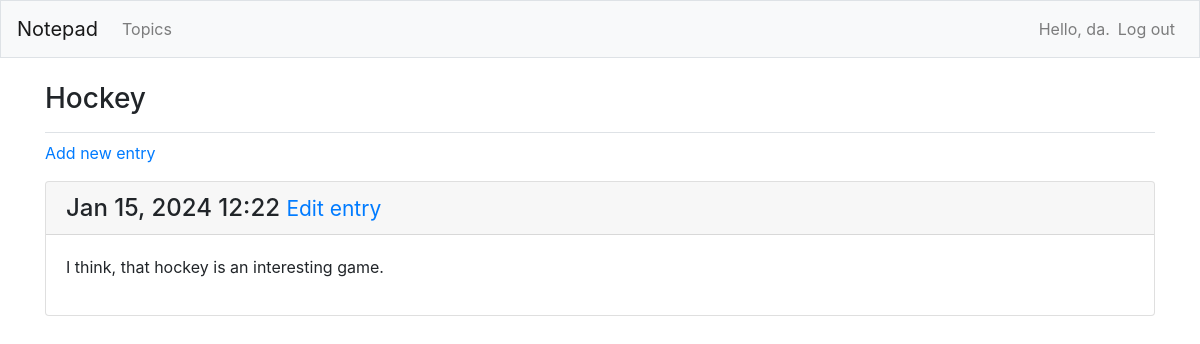
Page /topics/4/ (signed in) on the earlier database version.
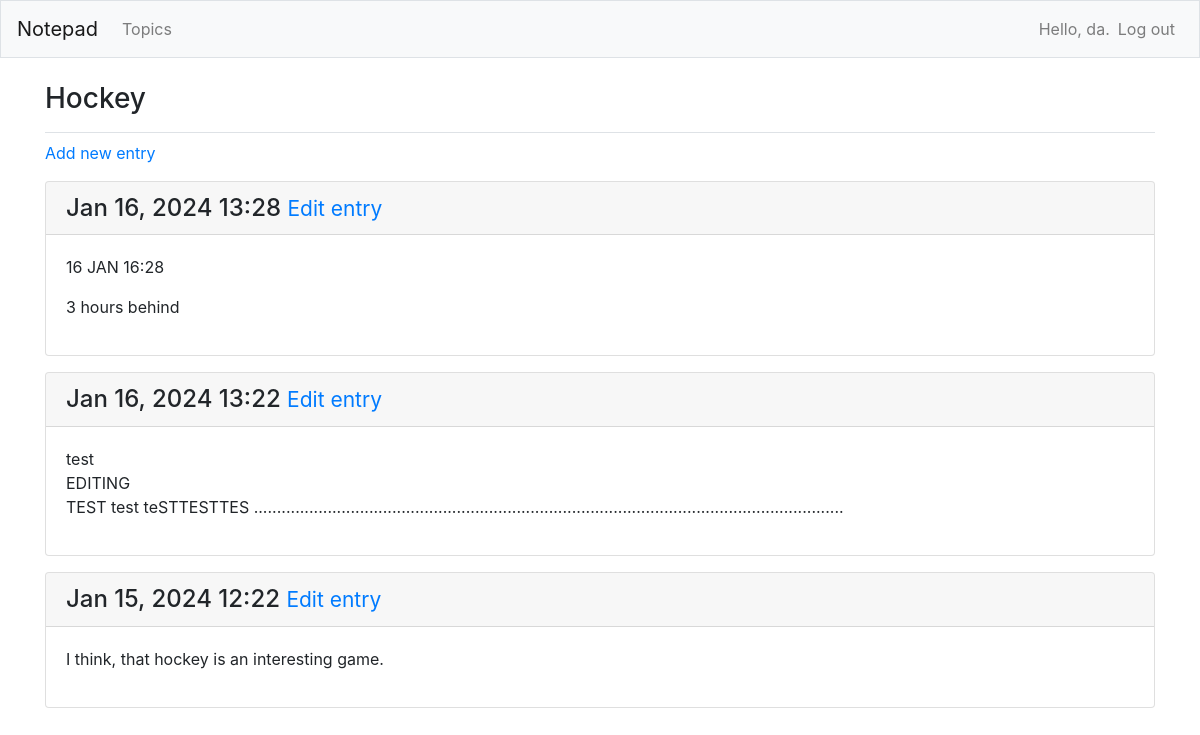
Same page on the later database version.
### notepad/models.py (models this page shows, shortened)
class Entry(models.Model):
    topic = models.ForeignKey(Topic, on_delete=models.CASCADE)
    text = models.TextField()
    date_added = models.DateTimeField(auto_now_add=True)
    class Meta:
        verbose_name_plural = "entries"

### notepad/views.py (the view)
# urls.py: path('topics/<int:topic_id>/', views.topic, name='topic'),
@login_required
def topic(request, topic_id):
    topic = Topic.objects.get(id=topic_id)
    check_topic_owner(request, topic)
    entries = topic.entry_set.order_by('-date_added')
    context = {'topic': topic, 'entries': entries}
    return render(request, 'notepad/topic.html', context)

### notepad/models.py (called while the page is built)
    def __str__(self):
        return self.text

### notepad/views.py (called while the page is built)
def check_topic_owner(request, topic):
    if topic.owner != request.user:
        raise Http404

### notepad/templates/notepad/topic.html (shortened to what this page needs)
<!DOCTYPE html>
<html lang="en">
<head>
</head>
<body>
{% extends "notepad/base.html" %}
{% block page_header %}
<h3>{{ topic }}</h3>
{% endblock page_header %}
{% block content %}
<p>
  <a href="{% url 'notepad:new_entry' topic.id %}">Add new entry</a>
</p>
    {% for entry in entries %}
      <div class="card mb-3">
        <h4 class="card-header">
        {{ entry.date_added|date:'M d, Y H:i' }}
          <small><a href="{% url 'notepad:edit_entry' entry.id %}">Edit entry</a></small>
      </h4>
        <div class="card-body">
          {{ entry.text|linebreaks }}
        </div>
      </div>
    {% empty %}
      <p>There are no entries for this topic yet</p>
    {% endfor %}
{% endblock content %}

Differences in the rows shown:
added Entry: date_added "Jan 16, 2024 13:28", text "16 JAN 16:28 3 hours behind"
added Entry: date_added "Jan 16, 2024 13:22", text "test EDITING TEST test teSTTESTTES ................................................................................................................................"
